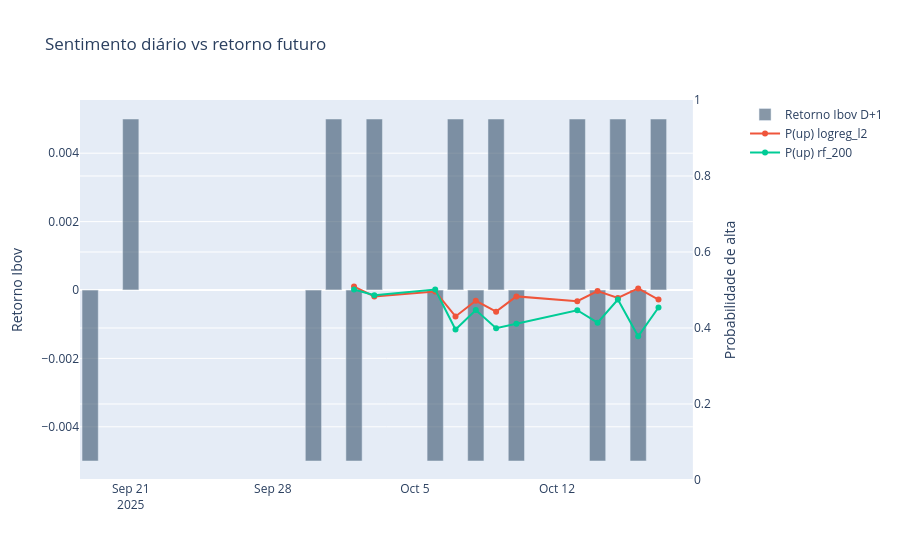

Source (notebook cell):
### Code cell
# 6. Figura principal: retornos vs probabilidades
main_fig = make_subplots(specs=[[{"secondary_y": True}]])
main_fig.add_trace(
    go.Bar(
        x=labels["day"],
        y=labels["ret_next"],
        name="Retorno Ibov D+1",
        marker_color="rgba(55,83,109,0.6)",
    ),
    secondary_y=False,
)
for model_name, sub in merged.groupby("model"):
    main_fig.add_trace(
        go.Scatter(
            x=sub["day"],
            y=sub["proba"],
            mode="lines+markers",
            name=f"P(up) {model_name}",
        ),
        secondary_y=True,
    )
main_fig.update_layout(title="Sentimento diário vs retorno futuro", hovermode="x unified")
main_fig.update_yaxes(title_text="Retorno Ibov", secondary_y=False)
main_fig.update_yaxes(title_text="Probabilidade de alta", range=[0, 1], secondary_y=True)
main_fig.show()

### Figure 1 — Plotly figure (JSON) as saved in the notebook; plotly's stock layout.template omitted (floating-point values rounded to 4 significant figures)
{"data": [{"marker": {"color": "rgba(55,83,109,0.6)"}, "name": "Retorno Ibov D+1", "type": "bar", "x": ["2025-09-19T00:00:00", "2025-09-21T00:00:00", "2025-09-30T00:00:00", "2025-10-01T00:00:00", "2025-10-02T00:00:00", "2025-10-03T00:00:00", "2025-10-06T00:00:00", "2025-10-07T00:00:00", "2025-10-08T00:00:00", "2025-10-09T00:00:00", "2025-10-10T00:00:00", "2025-10-13T00:00:00", "2025-10-14T00:00:00", "2025-10-15T00:00:00", "2025-10-16T00:00:00", "2025-10-17T00:00:00"], "xaxis": "x", "y": [-0.005, 0.005, -0.005, 0.005, -0.005, 0.005, -0.005, 0.005, -0.005, 0.005, -0.005, 0.005, -0.005, 0.005, -0.005, 0.005], "yaxis": "y"}, {"mode": "lines+markers", "name": "P(up) logreg_l2", "type": "scatter", "x": ["2025-10-02T00:00:00", "2025-10-03T00:00:00", "2025-10-06T00:00:00", "2025-10-07T00:00:00", "2025-10-08T00:00:00", "2025-10-09T00:00:00", "2025-10-10T00:00:00", "2025-10-13T00:00:00", "2025-10-14T00:00:00", "2025-10-15T00:00:00", "2025-10-16T00:00:00", "2025-10-17T00:00:00"], "xaxis": "x", "y": [0.5091, 0.4829, 0.4962, 0.4304, 0.4716, 0.443, 0.4832, 0.4705, 0.4973, 0.4793, 0.5041, 0.4747], "yaxis": "y2"}, {"mode": "lines+markers", "name": "P(up) rf_200", "type": "scatter", "x": ["2025-10-02T00:00:00", "2025-10-03T00:00:00", "2025-10-06T00:00:00", "2025-10-07T00:00:00", "2025-10-08T00:00:00", "2025-10-09T00:00:00", "2025-10-10T00:00:00", "2025-10-13T00:00:00", "2025-10-14T00:00:00", "2025-10-15T00:00:00", "2025-10-16T00:00:00", "2025-10-17T00:00:00"], "xaxis": "x", "y": [0.5012, 0.4863, 0.5012, 0.396, 0.4472, 0.3996, 0.4109, 0.4467, 0.414, 0.4748, 0.3783, 0.4538], "yaxis": "y2"}], "layout": {"hovermode": "x unified", "title": {"text": "Sentimento diário vs retorno futuro"}, "xaxis": {"anchor": "y", "domain": [0.0, 0.94]}, "yaxis": {"anchor": "x", "domain": [0.0, 1.0], "title": {"text": "Retorno Ibov"}}, "yaxis2": {"anchor": "x", "overlaying": "y", "range": [0, 1], "side": "right", "title": {"text": "Probabilidade de alta"}}}}
